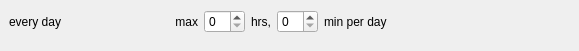
              <widget class="QWidget" name="widget_00" native="true">
               <widget class="QWidget" name="horizontalLayoutWidget_00">
                <property name="geometry">
                 <rect>
                  <x>9</x>
                  <y>1</y>
                  <width>561</width>
                  <height>41</height>
                 </rect>
                </property>
                <layout class="QHBoxLayout" name="horizontalLayout_00">
                 <property name="sizeConstraint">
                  <enum>QLayout::SetDefaultConstraint</enum>
                 </property>
                 <item>
                  <widget class="QLabel" name="textLabel00_10">
                   <property name="minimumSize">
                    <size>
                     <width>160</width>
                     <height>0</height>
                    </size>
                   </property>
                   <property name="maximumSize">
                    <size>
                     <width>160</width>
                     <height>16777215</height>
                    </size>
                   </property>
                   <property name="text">
                    <string>every day</string>
                   </property>
                   <property name="wordWrap">
                    <bool>false</bool>
                   </property>
                  </widget>
                 </item>
                 <item>
                  <widget class="QLabel" name="textLabel00_9">
                   <property name="text">
                    <string>max</string>
                   </property>
                   <property name="alignment">
                    <set>Qt::AlignRight|Qt::AlignTrailing|Qt::AlignVCenter</set>
                   </property>
                   <property name="wordWrap">
                    <bool>false</bool>
                   </property>
                  </widget>
                 </item>
                 <item>
                  <widget class="QSpinBox" name="kcfg_DAYmaxhr">
                   <property name="maximumSize">
                    <size>
                     <width>42</width>
                     <height>16777215</height>
                    </size>
                   </property>
                   <property name="toolTip">
                    <string>Time limit  per day to spend on the PC.</string>
                   </property>
                   <property name="maximum">
                    <number>23</number>
                   </property>
                  </widget>
                 </item>
                 <item>
                  <widget class="QLabel" name="textLabel00_11">
                   <property name="text">
                    <string>hrs,</string>
                   </property>
                   <property name="wordWrap">
                    <bool>false</bool>
                   </property>
                  </widget>
                 </item>
                 <item>
                  <widget class="QSpinBox" name="kcfg_DAYmaxmin">
                   <property name="maximumSize">
                    <size>
                     <width>42</width>
                     <height>16777215</height>
                    </size>
                   </property>
                   <property name="toolTip">
                    <string>Time limit  per day to spend on the PC.</string>
                   </property>
                   <property name="maximum">
                    <number>59</number>
                   </property>
                  </widget>
                 </item>
                 <item>
                  <widget class="QLabel" name="Textlabel00_9">
                   <property name="text">
                    <string>min per day</string>
                   </property>
                   <property name="wordWrap">
                    <bool>false</bool>
                   </property>
                  </widget>
                 </item>
                 <item>
                  <spacer name="horizontalSpacer0">
                   <property name="orientation">
                    <enum>Qt::Horizontal</enum>
                   </property>
                   <property name="sizeHint" stdset="0">
                    <size>
                     <width>40</width>
                     <height>20</height>
                    </size>
                   </property>
                  </spacer>
                 </item>
                </layout>
               </widget>
              </widget>
